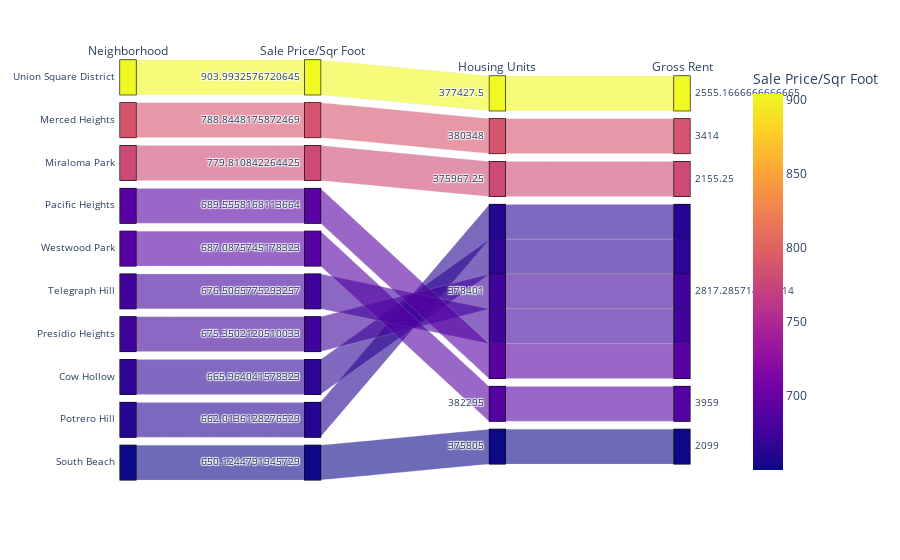

The notebook cell this image was saved under:
### Code cell
# Parallel Categories Plot
top_10_expensive.reset_index(inplace = True)
px.parallel_categories(
    top_10_expensive,
    dimensions=["neighborhood", "sale_price_sqr_foot", "housing_units", "gross_rent"],
    color="sale_price_sqr_foot",
    labels={
        "neighborhood": "Neighborhood",
        "sale_price_sqr_foot": "Sale Price/Sqr Foot",
        "housing_units": "Housing Units",
        "gross_rent": "Gross Rent"
    },
)

### Figure 1 — Plotly figure (JSON) as saved in the notebook; plotly's stock layout.template omitted (floating-point values rounded to 4 significant figures)
{"data": [{"dimensions": [{"label": "Neighborhood", "values": ["Union Square District", "Merced Heights", "Miraloma Park", "Pacific Heights", "Westwood Park", "Telegraph Hill", "Presidio Heights", "Cow Hollow", "Potrero Hill", "South Beach"]}, {"label": "Sale Price/Sqr Foot", "values": [904.0, 788.8, 779.8, 689.6, 687.1, 676.5, 675.4, 666.0, 662.0, 650.1]}, {"label": "Housing Units", "values": [377400.0, 380348, 376000.0, 378401, 382295, 378401, 378401, 378401, 378401, 375805]}, {"label": "Gross Rent", "values": [2555.0, 3414, 2155.0, 2817.0, 3959, 2817.0, 2817.0, 2817.0, 2817.0, 2099]}], "domain": {"x": [0, 1], "y": [0, 1]}, "line": {"color": [904.0, 788.8, 779.8, 689.6, 687.1, 676.5, 675.4, 666.0, 662.0, 650.1], "coloraxis": "coloraxis"}, "name": "", "type": "parcats"}], "layout": {"autosize": true, "coloraxis": {"colorbar": {"title": {"text": "Sale Price/Sqr Foot"}}, "colorscale": [[0, "#0d0887"], [0.1111, "#46039f"], [0.2222, "#7201a8"], [0.3333, "#9c179e"], [0.4444, "#bd3786"], [0.5556, "#d8576b"], [0.6667, "#ed7953"], [0.7778, "#fb9f3a"], [0.8889, "#fdca26"], [1, "#f0f921"]]}, "legend": {"tracegroupgap": 0}, "margin": {"t": 60}}}
